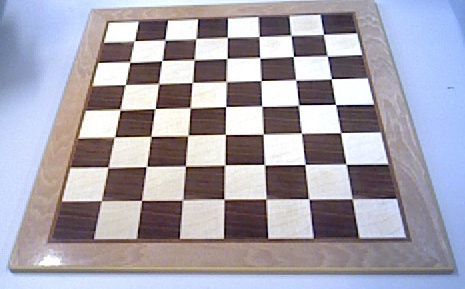
#> input picture emptyBoardCropped.jpg, 465 x 289 px
$ python harrisCorner2.py
#> lines starting #> are read from the running program, lines starting #| are printed output that depends on the picture; after the words box and inside, x2 and y2 are one past the last pixel; in counts of white or black regions, pixels touching at a corner belong together
import cv2
import numpy as np

filename = 'emptyBoardCropped.jpg'
img = cv2.imread(filename)
#> img is the input picture: shape (289, 465, 3); mean B, G, R 173.8, 162.3, 165.6
gray = cv2.cvtColor(img,cv2.COLOR_BGR2GRAY)
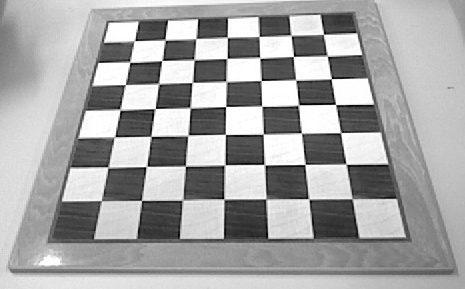
#> gray: shape (289, 465); min 1, max 255, mean 164.6

# find Harris corners
gray = np.float32(gray)
dst = cv2.cornerHarris(gray,2,3,0.04)
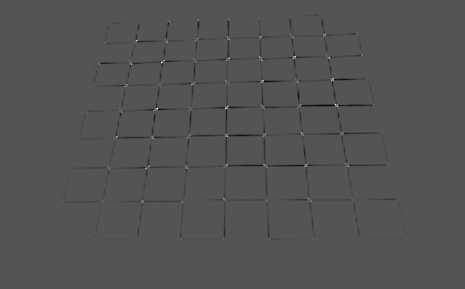
#> dst: shape (289, 465) float32; min -124750712, max 252730448, mean -1078226.2; drawn with min black and max white
dst = cv2.dilate(dst,None)
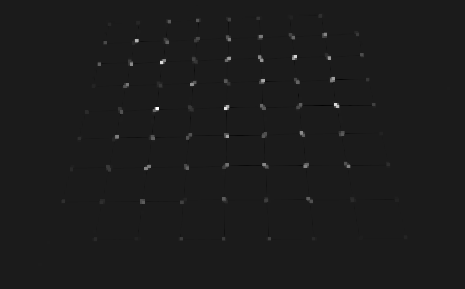
#> dst: shape (289, 465) float32; min -30391094, max 252730448, mean 704109.7; drawn with min black and max white
ret, dst = cv2.threshold(dst,0.001*dst.max(),255,0)
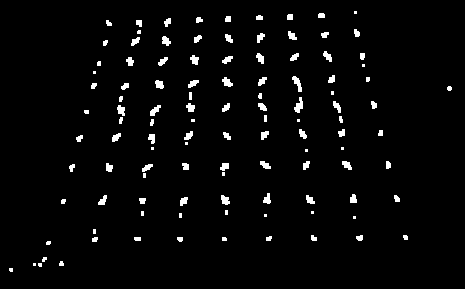
#> dst: shape (289, 465) float32; 3% white; 113 white regions (29 under 20 px), largest, box (x1, y1, x2, y2) and area: (294, 97, 303, 113) 83, (292, 76, 302, 92) 78, (222, 77, 233, 87) 67
#> ret = 252730.4
dst = np.uint8(dst)

# find centroids
ret, labels, stats, centroids = cv2.connectedComponentsWithStats(dst)
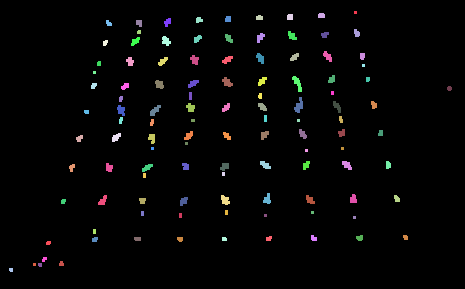
#> labels: shape (289, 465) int32; 114 distinct labels, from 0 to 113; one colour per label, 0 black
#> ret = 114; stats = 114 rows, first 6: [0, 0, 465, 289, 130396], [354, 11, 3, 3, 9], [318, 13, 7, 5, 33], [256, 15, 7, 5, 31], [287, 14, 6, 6, 35], [196, 17, 7, 6, 33]; centroids = 114 pairs, first value 10.6 to 449, second value 12 to 269.4

# define the criteria to stop and refine the corners
criteria = (cv2.TERM_CRITERIA_EPS + cv2.TERM_CRITERIA_MAX_ITER, 1000, 0.001)
corners = cv2.cornerSubPix(gray,np.float32(centroids),(5,5),(-1,-1),criteria)
#> corners = 114 pairs, first value 7.7 to 448, second value 11.62 to 269

# Now draw them
res = np.hstack((centroids,corners))
#> res = 114 rows, first 6: [232.2, 144.8, 232.2, 144.8], [355, 12, 353.6, 11.62], [321, 15.12, 319.9, 13.79], [259, 17.26, 258.2, 16.28], [289.6, 16.57, 288.8, 15.62], [198.6, 19.52, 197.7, 18.51]
res = np.int0(res)
#> res = 114 rows, first 6: [232, 144, 232, 144], [355, 12, 353, 11], [321, 15, 319, 13], [259, 17, 258, 16], [289, 16, 288, 15], [198, 19, 197, 18]
img[res[:,1],res[:,0]]=[0,0,255]
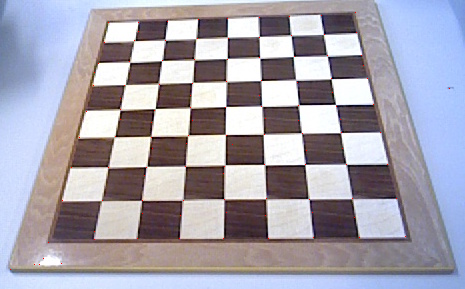
#> img: shape (289, 465, 3); 0.08% of pixels changed, all inside (x1, y1, x2, y2) = (10, 12, 450, 270)
img[res[:,3],res[:,2]] = [0,255,0]
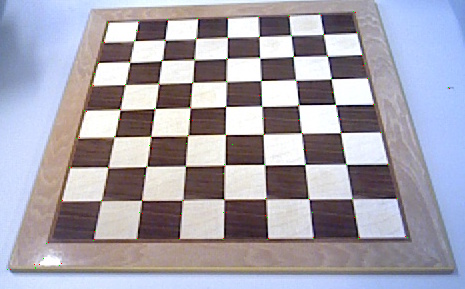
#> img: shape (289, 465, 3); 0.08% of pixels changed, all inside (x1, y1, x2, y2) = (7, 11, 449, 270)

cv2.imshow('Harris Corner Detector', img)
if cv2.waitKey(0) & 0xff == 27:
#> (key Esc is pressed here)
    cv2.destroyAllWindows()
